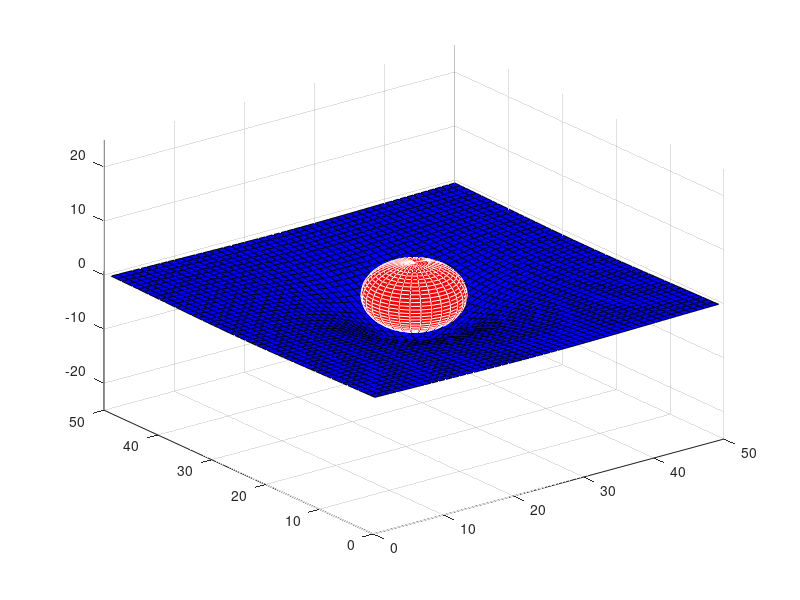

Here is the MATLAB script that generated this plot:
% Clear the output window and suppress any warning statements
clc
warning('off', 'all');
%-----------------------------------------------------------------------------
% Begin the program
%-----------------------------------------------------------------------------
disp("This program is a simulation A gravitational dip for non-pulsating heavenly body by Rajesh Kumar Das(I17PH015)")
pause(1)
%-----------------------------------------------------------------------------
% Define the values of variables
%-----------------------------------------------------------------------------
x = linspace(-3, 3, 50);
y = linspace(-3, 3, 50);
%-----------------------------------------------------------------------------
% Determing the value of individual points
%-----------------------------------------------------------------------------
[X, Y] = meshgrid(x, y);
Z = -10 ./ (X.^2 + Y.^2 + 1);
%-----------------------------------------------------------------------------
% Plotting the surface
%-----------------------------------------------------------------------------
surf(Z, 'facecolor', 'b', 'edgecolor', 'k')
hold on
%-----------------------------------------------------------------------------
% Determing the value of individual points
%-----------------------------------------------------------------------------
[a, b, c] = sphere(30);
%-----------------------------------------------------------------------------
% Plotting the sphere
%-----------------------------------------------------------------------------
surf(a * 6 + 25, b * 6 + 25, c * 6 - 1, 'facecolor', 'r', 'edgecolor', 'w')
axis ([0 50 0 50 -25 25]);
